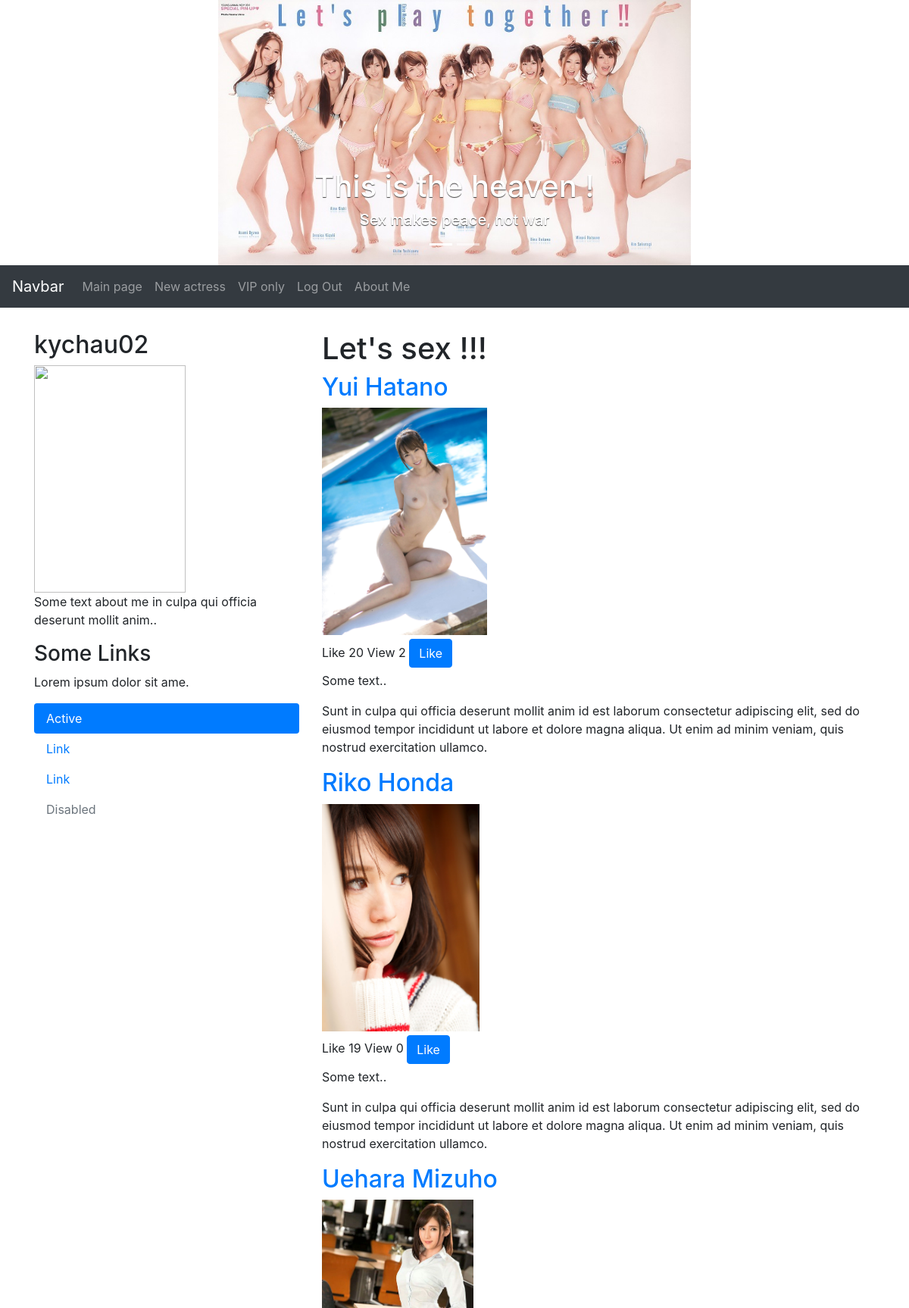
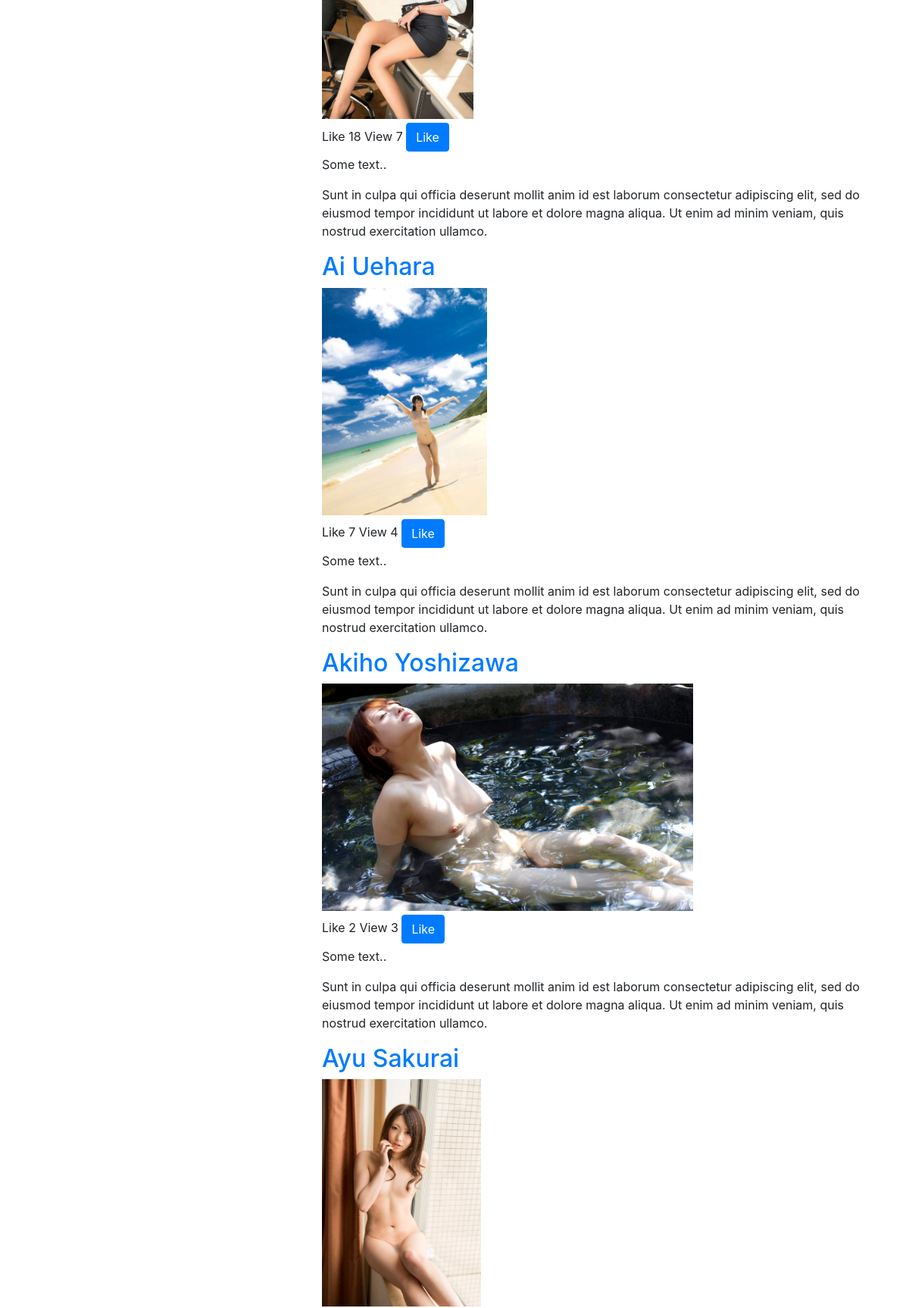
Page /jav/ (signed in, upper part) on the committed database (2 pictures, top to bottom).
### jav/models.py (models this page shows, shortened)
class Actress(models.Model):
    name = models.CharField(max_length=128, unique=True)
    view = models.IntegerField(default=0)
    like = models.IntegerField(default=0)
    image = models.ImageField(upload_to='actress_images/', blank=True)
    slug = models.SlugField()

### jav/views.py (the view)
# urls.py: path(''     , views.index, name='index'),
def index(request):
    context_dict = {}
    actress_list = Actress.objects.order_by('-like')[:10]
    context_dict['actresses'] = actress_list
    visits = request.session.get('visits')
    if not visits:
        visits = 1
    reset_last_visit_time = False
    if request.user.is_authenticated:
        userprofile = UserProfile.objects.get(user=request.user)
        context_dict['userprofile'] = userprofile
    last_visit = request.session.get('last_visit')
    if last_visit:
        last_visit_time = datetime.strptime(last_visit[:-7], "%Y-%m-%d %H:%M:%S")
        if (datetime.now() - last_visit_time).seconds > 5:
            visits = visits + 1
            reset_last_visit_time = True
    else:
        reset_last_visit_time = True
    context_dict['visits'] = visits
    response = render(request, 'jav/index.html', context_dict)
    if reset_last_visit_time:
        request.session['last_visit'] = str(datetime.now())
        request.session['visits'] = visits
    return response

### jav/templates/jav/index.html (shortened to what this page needs)
{% extends 'base.html' %}
{% load static %}
{% block body_block %}
    <div class="page-header"><h1> Let's sex !!! </h1></div>
    {% if actresses %}
        {% for actress in actresses %}
            <h2><a href="{% url 'actress-detail' actress.slug %}">{{ actress.name }}</a></h2>
            <img src="/jav{{ actress.image.url }}" height="300px" />
            <ul class="act">
                <li class="like_count" data-catid="{{actress.id}}">Like {{ actress.like}}</li>
                <li>View {{ actress.view }}</li>
                <li><button id="likes" data-catid="{{actress.id}}" class="btn btn-primary likes" type="button">Like</button></li>
            </ul>
            <p>Some text..</p>
            <p>Sunt in culpa qui officia deserunt mollit anim id est laborum consectetur adipiscing elit, sed do eiusmod tempor incididunt ut labore et dolore magna aliqua. Ut enim ad minim veniam, quis nostrud exercitation ullamco.</p>
        {% endfor %}
    {% else %}
        <strong>Nothing !!!</strong>
    {% endif%}
{% endblock %}

### jav/templates/base.html (shortened to what this page needs)
{% load static %}
<!DOCTYPE html>
<html lang="en">
<head>
  <link rel="stylesheet" href="https://maxcdn.bootstrapcdn.com/bootstrap/4.1.0/css/bootstrap.min.css">
</head>
<body>
<div class="jumbotron text-center" style="margin-bottom:0">
    <div id="demo" class="carousel slide carousel-fade" data-ride="carousel" data-interval=1000 >
        <ul class="carousel-indicators">
            <li data-target="#demo" data-slide-to="0" class="active"></li>
            <li data-target="#demo" data-slide-to="1"></li>
        </ul>
        <div class="carousel-inner">
            <div class="carousel-item active">
                <img src="{% static '/jav/images/slide-1.jpg' %}" alt="Los Angeles">
                <div class="carousel-caption d-none d-md-block">
                    <h1> This is the heaven !</h1>
                    <h5> Sex makes peace, not war </h5>
                </div>
            </div>
        </div>
        <a class="carousel-control-prev" href="#demo" data-slide="prev">
            <span class="carousel-control-prev-icon"></span>
        </a>
        <a class="carousel-control-next" href="#demo" data-slide="next">
            <span class="carousel-control-next-icon"></span>
        </a>
    </div>
</div>
<nav class="navbar navbar-expand-sm bg-dark navbar-dark">
  <a class="navbar-brand" href="#">Navbar</a>
  <div class="collapse navbar-collapse" id="collapsibleNavbar">
    <ul class="navbar-nav">
        <li class="nav-item"><a class="nav-link" href="{% url 'index' %}"> Main page </a></li>
        {% if user.is_authenticated %}
        <li class="nav-item"><a class="nav-link" href="{% url 'add-actress' %}"> New actress </a></li>
        <li class="nav-item"><a class="nav-link" href="{% url 'restricted-site' %}"> VIP only </a></li>
        <li class="nav-item"><a class="nav-link" href="{% url 'user-logout' %}?next=/jav/"> Log Out </a></li>
        {% else %}
        <li class="nav-item"><a class="nav-link" href="{% url 'user-register' %}"> Register </a></li>
        <li class="nav-item"><a class="nav-link" href="{% url 'user-login' %}"> Log In </a></li>
        {% endif %}
        <li class="nav-item"><a class="nav-link" href="{% url 'about' %}"> About Me</a></li>
    </ul>
  </div>
</nav>
<div class="container" style="margin-top:30px">
  <div class="row">
    <div class="col-sm-4">
      {% if user.is_authenticated %}
      <h2>{{ user.username }}</h2>
      <img src="/jav{{ request.session.avatar_url }}" width="200px" height="300px" />
      {% else %}
      <h2>Guest</h2>
      <div class="fakeimg">Fake Image</div>
      {% endif %}
      <p>Some text about me in culpa qui officia deserunt mollit anim..</p>
      <h3>Some Links</h3>
      <p>Lorem ipsum dolor sit ame.</p>
      <ul class="nav nav-pills flex-column">
        <li class="nav-item">
          <a class="nav-link active" href="#">Active</a>
        </li>
        <li class="nav-item">
          <a class="nav-link" href="#">Link</a>
        </li>
        <li class="nav-item">
          <a class="nav-link" href="#">Link</a>
        </li>
        <li class="nav-item">
          <a class="nav-link disabled" href="#">Disabled</a>
        </li>
      </ul>
    </div>
    <div class="col-sm-8">
      {% block body_block %}
      {% endblock %}
    </div>
  </div>
</div>
</body>
</html>

### jav/templates/jav/index.html (style rules this page uses)
.act { padding: 0px; margin-top: 5px; margin-bottom: 5px; }
.act li { display: inline-block; padding: 0px; }

### rows in the picture
Actress: name "Yui Hatano", image (picture), like "20", view "2"
Actress: name "Riko Honda", image (picture), like "19", view "0"
Actress: name "Uehara Mizuho", image (picture), like "18", view "7"
Actress: name "Ai Uehara", image (picture), like "7", view "4"
Actress: name "Akiho Yoshizawa", image (picture), like "2", view "3"
Actress: name "Ayu Sakurai", image (picture)

### other values in the picture
{{ user.username }} "kychau02"
